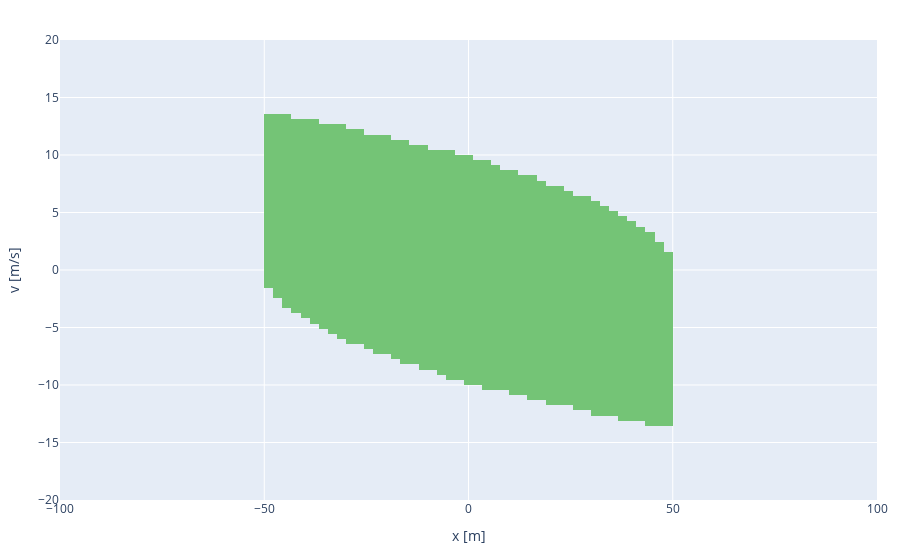

Notebook code for this chart:
### Markdown cell above
#### HJ Implementation

### Code cell
## CONSTRUCT TLT

TLT.select(ContLTL | Always_rci)

tree = TLT(phi)

print(f"Approximation direction: {tree._approx = }")

## INITIALIZE IMPLEMENTATION

dynamics = dict(cls=HJDoubleIntegrator,
                min_accel=-MAX_ACCEL,
                max_accel=+MAX_ACCEL)

impl = TVHJImpl(dynamics, AXES)

## REALIZE ROOT NODE OF TLT

with timectx(lambda t: f"Realization with HJ took {t:.2f} seconds"):
    out = tree.realize(impl)

print(f"{type(out) = }")

## PLOT

impl.plot(
    out,
    colorscale='greens',
    ## ## ##
    method='2D',
    axes=('x', 'v'),
    transform_select=[('t', 0)],
    # ## ## ##
    # method='3D',
    # axes=('x', 'v', 't'),
    # camera_eye=impl.PLOT.EYE_MH_W,
)

### Figure 1 — Plotly figure (JSON) as saved in the notebook; plotly's stock layout.template omitted (floating-point values rounded to 4 significant figures; data arrays with more than 128 entries replaced by an {"elided": "..."} marker saying what was removed)
{"data": [{"colorscale": [[0, "rgb(247,252,245)"], [0.125, "rgb(229,245,224)"], [0.25, "rgb(199,233,192)"], [0.375, "rgb(161,217,155)"], [0.5, "rgb(116,196,118)"], [0.625, "rgb(65,171,93)"], [0.75, "rgb(35,139,69)"], [0.875, "rgb(0,109,44)"], [1, "rgb(0,68,27)"]], "showscale": false, "type": "heatmap", "x": {"elided": "8281 float values"}, "y": {"elided": "8281 float values"}, "z": {"elided": "8281 float values"}, "zmax": 1, "zmin": 0}], "layout": {"xaxis": {"range": [-100, 100], "showline": false, "showticklabels": true, "title": {"text": "x [m]"}, "zeroline": false}, "yaxis": {"range": [-20, 20], "showline": false, "showticklabels": true, "title": {"text": "v [m/s]"}, "zeroline": false}}}
